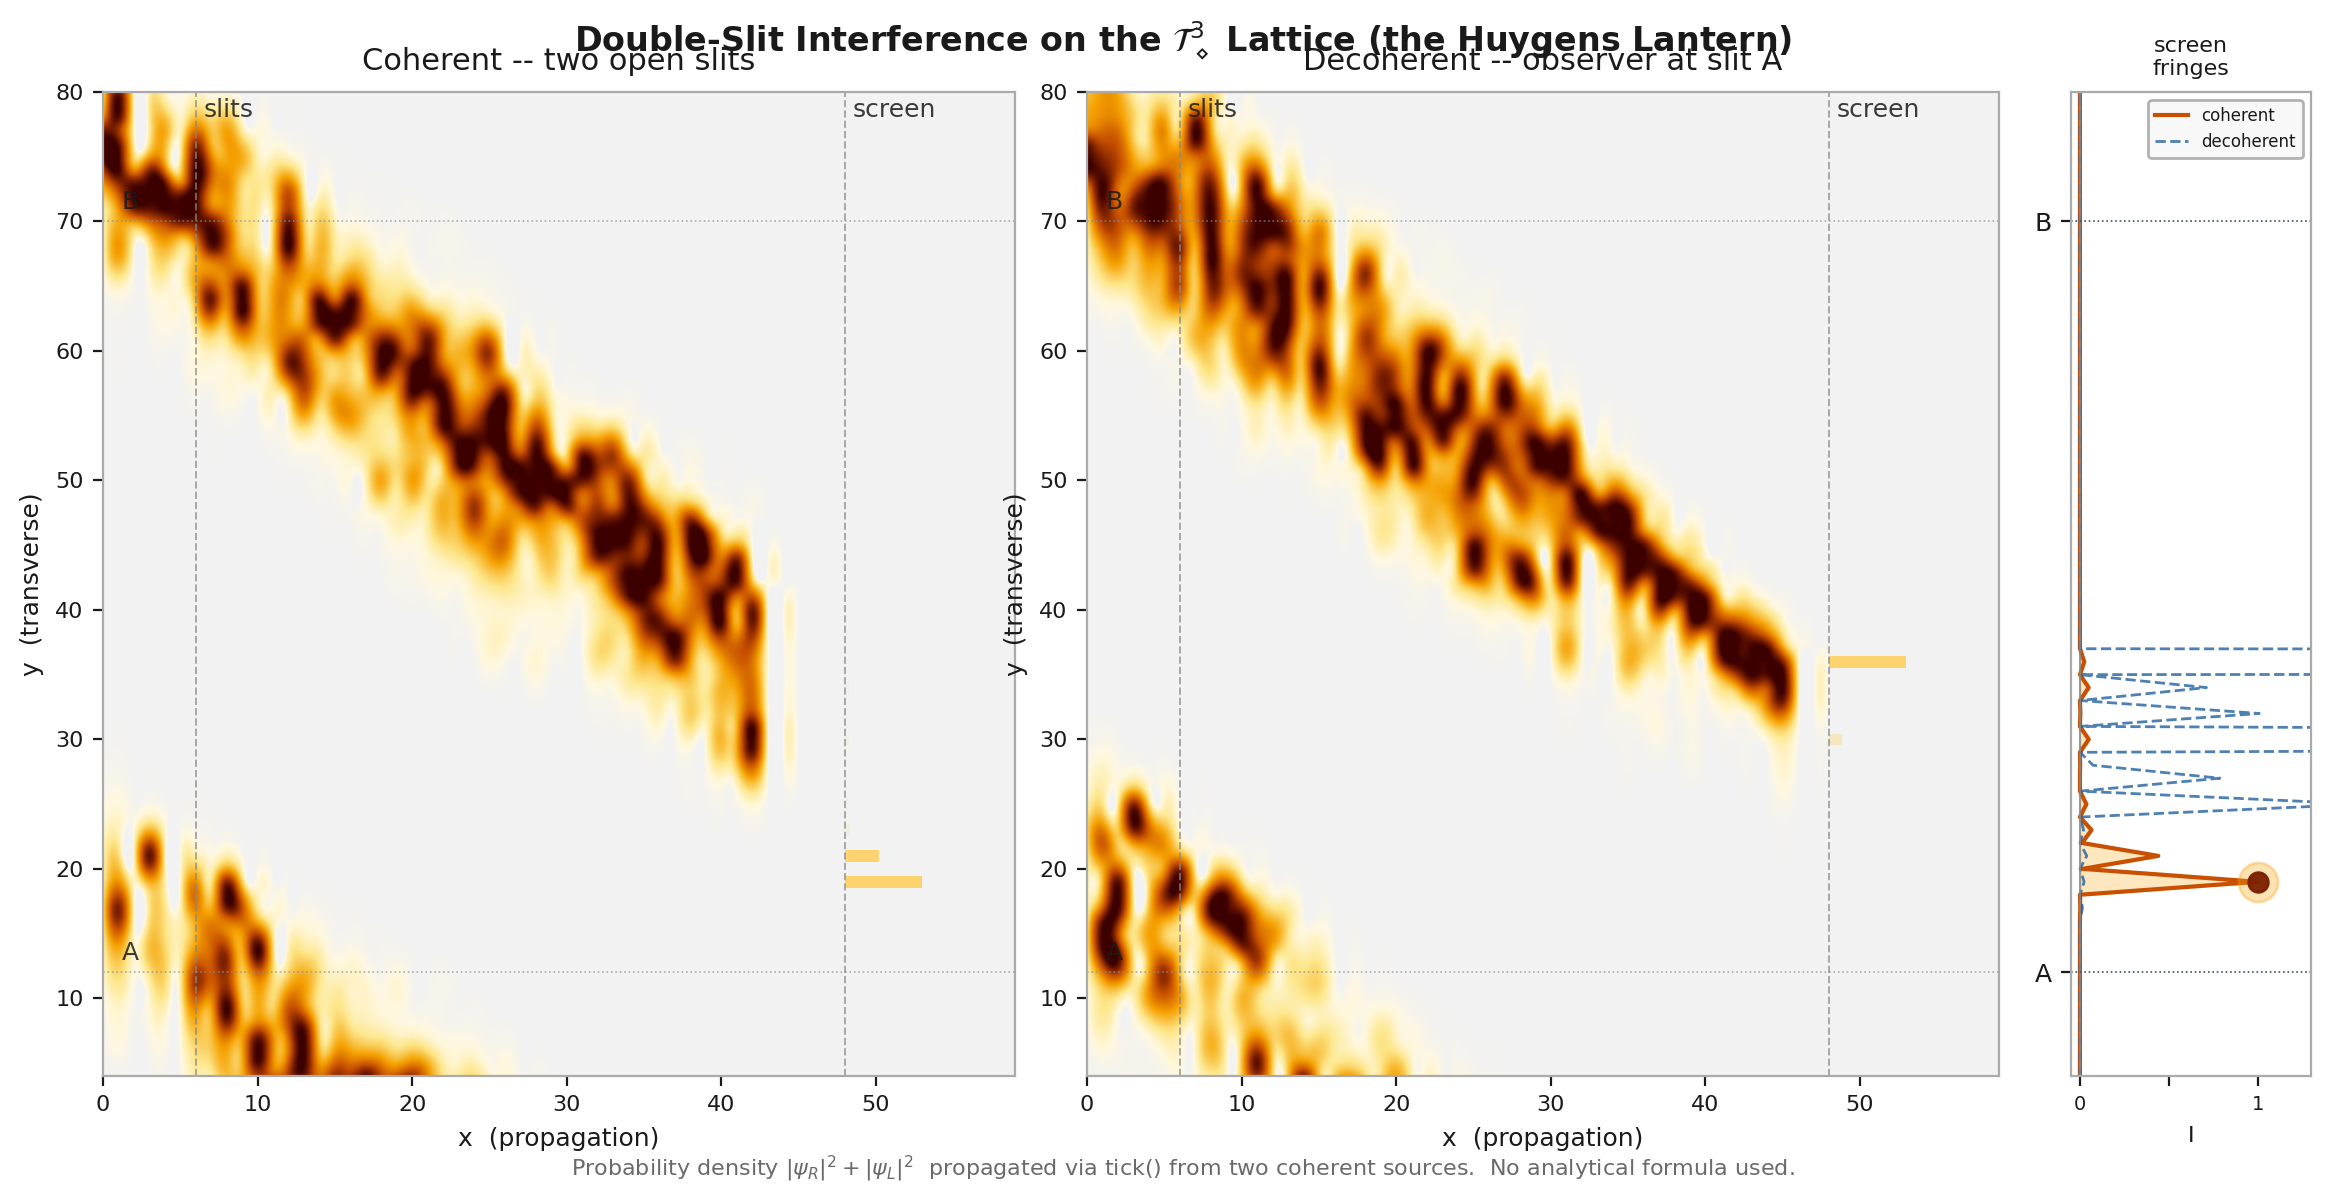

The Python source for this figure:
"""
exp_03_lanterns.py
Double-slit interference figure: the Huygens Lantern.

Two panels on a white background:
  Left  -- coherent: two sources interfere, bright fringes glow like lanterns.
  Right -- decoherent: detector at slit A scrambles phase, fringes collapse.

Shows the full 2D probability density in the (x, y) plane at z=z_mid,
propagated via tick() from two coherent point sources.  No analytical
Huygens-Fresnel formula -- the pattern emerges from lattice dynamics alone.

Geometry tuned so that fringe spacing ~ 22 nodes, giving 2-3 visible fringes
within the grid:  lambda*L/d = (2pi/0.40)*42/30 ~ 22 nodes.

Run from repo root:
    python figures/exp_03_lanterns.py
Saves:
    figures/exp_03_lanterns.pdf
    figures/exp_03_lanterns.png
"""

import sys, os
import numpy as np
import matplotlib
matplotlib.use('Agg')
import matplotlib.pyplot as plt
from matplotlib.colors import PowerNorm
from scipy.ndimage import gaussian_filter

sys.path.append(os.path.abspath(os.path.join(os.path.dirname(__file__), '..')))
from src.core import OctahedralLattice, CausalSession, enforce_unity_spinor

_ROOT   = os.path.abspath(os.path.join(os.path.dirname(__file__), '..'))
OUT_DIR = os.path.join(_ROOT, 'figures')

# ── Geometry ──────────────────────────────────────────────────────────────────
# Slit separation d=58 (y=12 to y=70), propagation L=42, OMEGA=0.40
# Fringe spacing = lambda*L/d = 15.7*42/58 ~ 11 nodes  (3-4 visible fringes)
#
# GRID_Y=150: slit B's upward wavefront (y=70+t) hits boundary at t=80,
# well after it reaches the screen at t=42.  No boundary corruption.
# Display is clipped to y=0..DISPLAY_Y to keep the figure proportions.
GRID_X, GRID_Y, GRID_Z = 60, 150, 5
SRC_X    = 6
SLIT_Y1  = 12           # slit A (lower)
SLIT_Y2  = 70           # slit B (upper, as requested)
DISPLAY_Y_MIN = SLIT_Y1 - 8   # = 4  -- small margin below slit A
DISPLAY_Y     = SLIT_Y2 + 10  # = 80 -- small margin above slit B
SCREEN_X = 48           # propagation distance from slits = 42 nodes
Z_MID    = 2
OMEGA    = 0.40         # de Broglie wavelength ~15.7 nodes
TICKS    = 75           # wave reaches screen at t=42; 33 extra ticks to accumulate
SRC_W    = 5.0          # Gaussian source width in nodes

# ── Style ─────────────────────────────────────────────────────────────────────
C_BG     = '#ffffff'
C_PANEL  = '#f2f2f2'   # light grey panel background -- dark fringes show up
C_TEXT   = '#1a1a1a'

# Custom lantern colormap: light-grey -> pale yellow -> amber -> dark red
# Zero maps to C_PANEL (not white) so dark fringes are visible against the panel
from matplotlib.colors import LinearSegmentedColormap
LANTERN_COLORS = [
    (0.00, C_PANEL),    # zero amplitude -> panel grey (dark fringes visible)
    (0.06, '#fff8e0'),  # faint warm tint
    (0.20, '#fde68a'),  # pale gold
    (0.45, '#f5a000'),  # amber
    (0.70, '#c85000'),  # burnt orange
    (0.88, '#7a1f00'),  # dark red
    (1.00, '#3d0000'),  # deep red (peak)
]
cmap_lantern = LinearSegmentedColormap.from_list(
    'lantern', [(v, c) for v, c in LANTERN_COLORS])


# ── Session builder ───────────────────────────────────────────────────────────

def build_session(scramble_A=False, rng=None):
    """
    Initialise a two-source session at (SRC_X, SLIT_Y1) and (SRC_X, SLIT_Y2).
    scramble_A: if True, randomise phase at slit A (decoherence).
    """
    if rng is None:
        rng = np.random.default_rng(42)

    lattice = OctahedralLattice(GRID_X, GRID_Y, GRID_Z)
    session = CausalSession(lattice, (SRC_X, SLIT_Y1, Z_MID),
                            instruction_frequency=OMEGA, is_massless=False)
    session.psi_R[:] = 0.0
    session.psi_L[:] = 0.0

    for y in range(GRID_Y):
        for z in range(GRID_Z):
            rA = np.sqrt((y - SLIT_Y1)**2 + (z - Z_MID)**2)
            rB = np.sqrt((y - SLIT_Y2)**2 + (z - Z_MID)**2)
            val = (np.exp(-0.5 * (rA / SRC_W)**2) +
                   np.exp(-0.5 * (rB / SRC_W)**2))
            if val > 1e-4:
                session.psi_R[SRC_X, y, z] = val / np.sqrt(2.0) + 0j
                session.psi_L[SRC_X, y, z] = val / np.sqrt(2.0) + 0j

    if scramble_A:
        # Randomise phase at slit A only: local decoherence (observer at A)
        for y in range(GRID_Y):
            for z in range(GRID_Z):
                rA = np.sqrt((y - SLIT_Y1)**2 + (z - Z_MID)**2)
                if rA < SRC_W * 2.5:
                    phase = rng.uniform(0, 2 * np.pi)
                    session.psi_R[SRC_X, y, z] *= np.exp(1j * phase)
                    session.psi_L[SRC_X, y, z] *= np.exp(1j * phase)

    enforce_unity_spinor(session.psi_R, session.psi_L)
    return session


def run_and_capture(scramble_A=False):
    """
    Run TICKS ticks and return the 2D probability density summed over z,
    shape (GRID_X, GRID_Y).
    """
    session = build_session(scramble_A=scramble_A)
    for _ in range(TICKS):
        session.tick()
        session.advance_tick_counter()

    dens = (np.abs(session.psi_R)**2 + np.abs(session.psi_L)**2)
    dens_xy = dens.sum(axis=2)   # shape (GRID_X, GRID_Y)
    return dens_xy


# ── Main ──────────────────────────────────────────────────────────────────────

def main():
    print("Running coherent interference (exp_03)...")
    dens_coherent = run_and_capture(scramble_A=False)
    print("Running decoherent (detector at slit A, exp_04)...")
    dens_decoherent = run_and_capture(scramble_A=True)

    # Normalise each x-column independently so the transverse fringe pattern
    # is visible at every propagation distance regardless of absolute amplitude.
    # (Global normalisation makes x>15 invisible because enforce_unity_spinor
    # spreads total probability across all nodes; per-column fixes this.)
    from scipy.ndimage import gaussian_filter1d

    def col_norm(a, y_sigma=1.2):
        """Normalise each propagation-distance column to [0,1] after mild y-smooth."""
        result = np.zeros_like(a, dtype=float)
        for ix in range(a.shape[0]):
            col = gaussian_filter1d(a[ix, :].astype(float), sigma=y_sigma)
            mx = col.max()
            if mx > 1e-12:
                result[ix, :] = col / mx
        return result

    coh = col_norm(dens_coherent)
    dec = col_norm(dens_decoherent)

    # Gentle 2-D bloom only on bright peaks
    def bloom(arr, sigma=0.8, strength=0.25):
        blurred = gaussian_filter(arr, sigma=sigma)
        return np.clip(arr + strength * blurred, 0, 1)

    coh = bloom(coh)
    dec = bloom(dec)

    # ── Figure layout ─────────────────────────────────────────────────────────
    fig = plt.figure(figsize=(12, 6.0), facecolor=C_BG)

    # gamma=0.70: col_norm already lifts dim regions; keep some contrast
    imkw = dict(
        cmap=cmap_lantern,
        norm=PowerNorm(gamma=0.70),
        origin='lower',
        aspect='auto',
        interpolation='lanczos',
    )

    ax_coh = fig.add_axes([0.05, 0.10, 0.38, 0.82])
    ax_dec = fig.add_axes([0.46, 0.10, 0.38, 0.82])
    ax_bar = fig.add_axes([0.87, 0.10, 0.10, 0.82])

    ax_coh.imshow(coh.T, **imkw)
    ax_dec.imshow(dec.T, **imkw)

    # ── Annotations ───────────────────────────────────────────────────────────
    annot_kw = dict(color=C_TEXT, fontsize=9, alpha=0.85)

    def vline(ax, x, label, side='right'):
        ax.axvline(x, color='#888888', lw=0.7, alpha=0.7, ls='--')
        xoff = 0.5 if side == 'right' else -0.5
        ax.text(x + xoff, DISPLAY_Y - 0.5, label, va='top',
                ha='left' if side == 'right' else 'right', **annot_kw)

    def hline(ax, y, label):
        ax.axhline(y, color='#8090a0', lw=0.6, alpha=0.7, ls=':')
        ax.text(GRID_X * 0.02, y + 0.6, label, va='bottom', **annot_kw)

    for ax in (ax_coh, ax_dec):
        vline(ax, SRC_X,    'slits',  side='right')
        vline(ax, SCREEN_X, 'screen', side='right')
        hline(ax, SLIT_Y1, 'A')
        hline(ax, SLIT_Y2, 'B')
        ax.set_facecolor(C_PANEL)
        ax.tick_params(colors=C_TEXT, labelsize=8)
        for spine in ax.spines.values():
            spine.set_edgecolor('#aaaaaa')
        ax.set_xlabel('x  (propagation)', color=C_TEXT, fontsize=9)
        ax.set_ylabel('y  (transverse)',  color=C_TEXT, fontsize=9)
        ax.tick_params(axis='x', colors=C_TEXT)
        ax.tick_params(axis='y', colors=C_TEXT)
        ax.set_xlim(0, GRID_X - 1)
        ax.set_ylim(DISPLAY_Y_MIN, DISPLAY_Y)  # clip to slit window; grid extends to 150

    ax_coh.set_title('Coherent -- two open slits',
                     color=C_TEXT, fontsize=11, pad=8)
    ax_dec.set_title('Decoherent -- observer at slit A',
                     color=C_TEXT, fontsize=11, pad=8)

    # Screen profile insets overlaid on each 2D panel
    def add_profile_inset(parent_ax, dens_xy, x_pos, color='#ffd060'):
        profile = dens_xy[x_pos, DISPLAY_Y_MIN:DISPLAY_Y + 1]
        profile = profile / (profile.max() + 1e-30)
        for yi, val in enumerate(profile):
            y_data = DISPLAY_Y_MIN + yi
            if val > 0.02:
                parent_ax.barh(y_data, val * 5, left=x_pos,
                               height=0.9, color=color,
                               alpha=min(val * 2.0, 0.9))

    add_profile_inset(ax_coh, dens_coherent, SCREEN_X)
    add_profile_inset(ax_dec, dens_decoherent, SCREEN_X)

    # ── Third panel: 1D screen intensity ──────────────────────────────────────
    ax_bar.set_facecolor(C_BG)
    for spine in ax_bar.spines.values():
        spine.set_edgecolor('#aaaaaa')

    # Use only the displayed y-range for the screen profile
    prof_coh = dens_coherent[SCREEN_X, DISPLAY_Y_MIN:DISPLAY_Y + 1].copy()
    prof_dec = dens_decoherent[SCREEN_X, DISPLAY_Y_MIN:DISPLAY_Y + 1].copy()
    scale = prof_coh.max() + 1e-30
    prof_coh /= scale
    prof_dec /= scale   # same normalisation for honest comparison

    y_coords = np.arange(DISPLAY_Y_MIN, DISPLAY_Y + 1)

    ax_bar.fill_betweenx(y_coords, 0, prof_coh,
                         color='#f5a000', alpha=0.25)
    ax_bar.plot(prof_coh, y_coords,
                color='#c85000', lw=1.5, label='coherent')
    ax_bar.plot(prof_dec, y_coords,
                color='#2060a0', lw=1.0, ls='--', alpha=0.80,
                label='decoherent')

    # Mark coherent fringe peaks as lantern dots
    try:
        from scipy.signal import find_peaks as _fp
        peaks, _ = _fp(prof_coh, height=0.12, distance=4)
    except Exception:
        n = len(prof_coh)
        peaks = np.array([i for i in range(1, n - 1)
                          if prof_coh[i] > prof_coh[i-1]
                          and prof_coh[i] > prof_coh[i+1]
                          and prof_coh[i] > 0.12])

    for pk in peaks:
        y_data = y_coords[pk]
        ax_bar.scatter(prof_coh[pk], y_data, s=200, color='#f5a000',
                       alpha=0.30, zorder=4)
        ax_bar.scatter(prof_coh[pk], y_data, s=50,  color='#7a1f00',
                       alpha=0.95, zorder=5)

    ax_bar.axvline(0, color='#888888', lw=0.6)
    ax_bar.set_xlim(-0.05, 1.30)
    ax_bar.set_ylim(DISPLAY_Y_MIN, DISPLAY_Y)
    ax_bar.set_yticks([SLIT_Y1, SLIT_Y2])
    ax_bar.set_yticklabels(['A', 'B'], color=C_TEXT, fontsize=9)
    ax_bar.set_xticks([0, 0.5, 1.0])
    ax_bar.set_xticklabels(['0', '', '1'], color=C_TEXT, fontsize=7)
    ax_bar.set_title('screen\nfringes', color=C_TEXT, fontsize=8, pad=6)
    ax_bar.tick_params(colors=C_TEXT)
    ax_bar.set_xlabel('I', color=C_TEXT, fontsize=8)

    for sy in (SLIT_Y1, SLIT_Y2):
        ax_bar.axhline(sy, color='#405060', lw=0.6, ls=':')

    ax_bar.legend(loc='upper right', fontsize=6,
                  facecolor='#f8f8f8', edgecolor='#aaaaaa',
                  labelcolor=C_TEXT, framealpha=0.9)

    # ── Title ─────────────────────────────────────────────────────────────────
    fig.text(0.50, 0.98,
             'Double-Slit Interference on the $\\mathcal{T}^3_\\diamond$ Lattice '
             '(the Huygens Lantern)',
             ha='center', va='top', color=C_TEXT, fontsize=12, fontweight='bold')

    fig.text(0.50, 0.01,
             'Probability density $|\\psi_R|^2 + |\\psi_L|^2$  '
             'propagated via tick() from two coherent sources.  '
             'No analytical formula used.',
             ha='center', va='bottom', color=C_TEXT, alpha=0.65, fontsize=8)

    # ── Save ──────────────────────────────────────────────────────────────────
    pdf_path = os.path.join(OUT_DIR, 'exp_03_lanterns.pdf')
    png_path = os.path.join(OUT_DIR, 'exp_03_lanterns.png')
    fig.savefig(pdf_path, dpi=200, bbox_inches='tight', facecolor=C_BG)
    fig.savefig(png_path, dpi=200, bbox_inches='tight', facecolor=C_BG)
    print(f"Saved: {pdf_path}")
    print(f"Saved: {png_path}")


if __name__ == '__main__':
    main()
